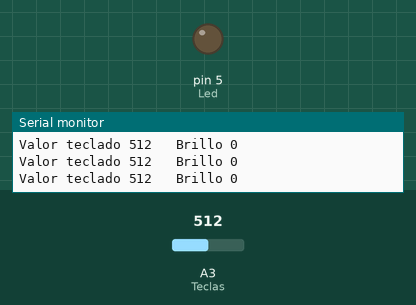
Recording of a sketch running on a simulated Arduino Uno, built with avr-gcc and run on an emulated ATmega328P. On the bench: output pins drawn as LEDs (lit = HIGH), the last lines printed to the serial monitor. Inputs (shaded band) come from the test bench; at power-on: A3 (Teclas) = 512.

Above: at 1.2 s.
1.3 s: A3 (Teclas) set to 37
2.8 s: A3 (Teclas) set to 31
At 3.16 s:
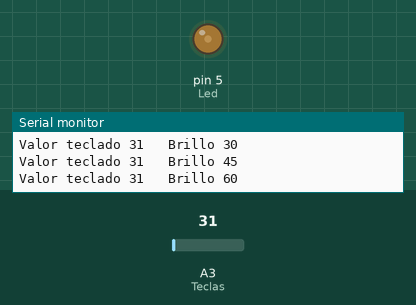
At 5.4 s:
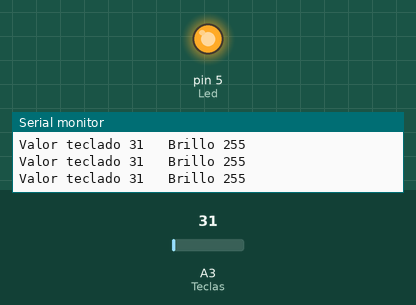
Timing chart, 0 to 6.9 s (numbered marks = the images above; inputs shaded):
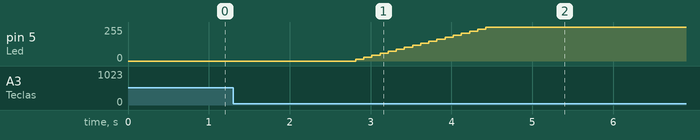

Measured:
- the behaviour switches between 34 and 33 on A3 (Teclas) (found by bisection; images 0 and 1)
- after the input at 2.8 s, pin 5 (Led): moves from 0/255 to 255/255 over 1.6 s, starting at once

The sketch:

TEC_PWM.ino
```cpp
/* Xabier Rosas
 *  Demo de PWM mediante teclado analóxico como o usado no Escornabot
 *
 */

#define Teclas  A3


#define Led  5
#define Led2 7

int Brillo = 0;
int Tolerancia = 5;

void setup() {

    Serial.begin(9600);

    pinMode(Teclas,INPUT_PULLUP);
    }

void loop() {
 int Valor = analogRead(Teclas);

 if ( Valor <= (28 + Tolerancia ) &&   Valor >= (28 - Tolerancia )) { Brillo = Brillo + 15; if (Brillo > 255) { Brillo = 255; digitalWrite (Led2, LOW); }}

 if ( Valor <= (40 + Tolerancia ) &&  Valor >= (40 - Tolerancia )) { Brillo = Brillo - 15; if (Brillo < 0) { Brillo = 0; digitalWrite (Led2, LOW); }}

  analogWrite(Led, Brillo);

  Serial.print("Valor teclado ");
  Serial.print(Valor);
  Serial.print("\t Brillo ");
  Serial.println(Brillo);

  digitalWrite (Led2, HIGH);
  delay(100);
}
```
